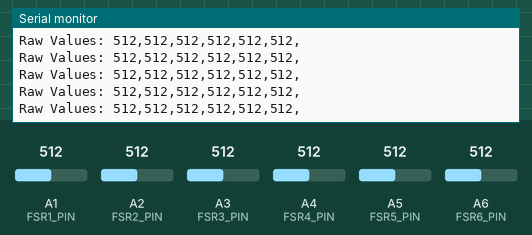
Recording of a sketch running on a simulated Arduino Nano, built with avr-gcc and run on an emulated ATmega328P. Shown: the last lines printed to the serial monitor. The inputs (shaded band) are chosen by the test bench; at power-on: A4 (FSR4_PIN) = 512, A1 (FSR1_PIN) = 512, A2 (FSR2_PIN) = 512, A3 (FSR3_PIN) = 512, A5 (FSR5_PIN) = 512, A6 (FSR6_PIN) = 512.

Above: at 6.7 s.
6.8 s: A4 (FSR4_PIN) set to 108
At 7.04 s:
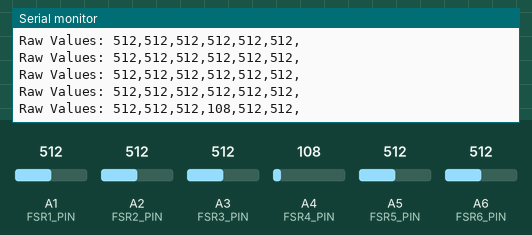
9.8 s: A4 (FSR4_PIN) set to 94
At 9.94 s:
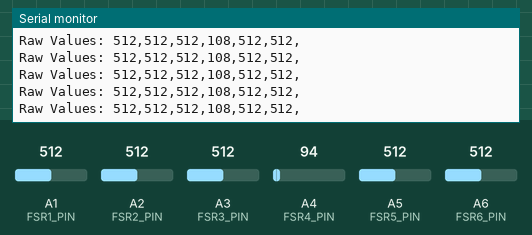
Timing chart, 0 to 12.8 s (numbered marks = the images above; inputs shaded):
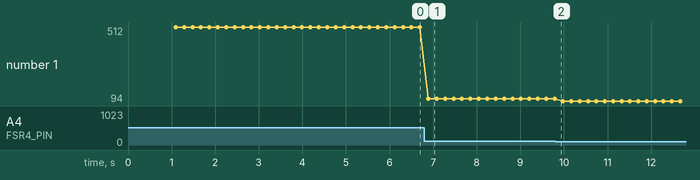

The sketch:

bluetooth.ino
```cpp
#include <SoftwareSerial.h>

// HC-06 Bluetooth module connection
// For Arduino Mega 2560, use different pins than Arduino Uno
// recommended to use pins 10-11 for SoftwareSerial
SoftwareSerial bluetooth(10, 11); // RX (pin 10), TX (pin 11)

// FSR pins on Mega 2560
const int FSR1_PIN = A1;
const int FSR2_PIN = A2;
const int FSR3_PIN = A3;
const int FSR4_PIN = A4;
const int FSR5_PIN = A5;
const int FSR6_PIN = A6;

// Variables to store FSR readings
int fsrReadings[6];

// Constants for data processing
const int NUM_SAMPLES = 5;        // Number of samples for smoothing
const int SEND_INTERVAL = 100;    // Send data every 100ms
const char DELIMITER = ',';       // Delimiter for data
const char START_MARKER = '<';    // Start marker for data packet
const char END_MARKER = '>';      // End marker for data packet

unsigned long lastSendTime = 0;

void setup() {
  // Initialize Serial for debugging
  Serial.begin(9600);

  // Initialize Bluetooth communication
  // HC-06 typically uses 9600 baud rate by default
  bluetooth.begin(9600);

  // Optional: Add a startup delay to ensure stable initialization
  delay(1000);

  Serial.println("FSR Posture Detection System Started");
}

// Function to read and smooth FSR values
int smoothFSRReading(int pin) {
  long sum = 0;

  // Take multiple samples and average them
  for(int i = 0; i < NUM_SAMPLES; i++) {
    sum += analogRead(pin);
    delay(2);  // Short delay between readings
  }

  return sum / NUM_SAMPLES;
}

// Function to map FSR readings to a 0-100 scale
int normalizeFSRReading(int reading) {
  // Map the FSR reading (typically 0-1023) to 0-100
  // Adjust the input range based on your FSR characteristics
  int normalizedValue = map(reading, 0, 1023, 0, 100);

  // Constrain the value to ensure it stays within 0-100
  return constrain(normalizedValue, 0, 100);
}

void loop() {
  // Check if it's time to send new data
  if (millis() - lastSendTime >= SEND_INTERVAL) {
    // Read all FSR sensors
    fsrReadings[0] = smoothFSRReading(FSR1_PIN);
    fsrReadings[1] = smoothFSRReading(FSR2_PIN);
    fsrReadings[2] = smoothFSRReading(FSR3_PIN);
    fsrReadings[3] = smoothFSRReading(FSR4_PIN);
    fsrReadings[4] = smoothFSRReading(FSR5_PIN);
    fsrReadings[5] = smoothFSRReading(FSR6_PIN);

    // Start the data packet
    bluetooth.print(START_MARKER);

    // Send normalized readings
    for(int i = 0; i < 6; i++) {
      // Normalize the reading
      // int normalizedReading = normalizeFSRReading();

      // Send the normalized value
      bluetooth.print(fsrReadings[i]);

      // Add delimiter if not the last value
      if(i < 5) {
        bluetooth.print(DELIMITER);
      }
    }

    // End the data packet
    bluetooth.println(END_MARKER);

    // Debug output to Serial Monitor
    Serial.print("Raw Values: ");
    for(int i = 0; i < 6; i++) {
      Serial.print(fsrReadings[i]);
      Serial.print(DELIMITER);
    }
    Serial.println();

    // Serial.print("Normalized Values: ");
    // for(int i = 0; i < 6; i++) {
    //   Serial.print(normalizeFSRReading(fsrReadings[i]));
    //   Serial.print(DELIMITER);
    // }
    // Serial.println();

    // Update last send time
    lastSendTime = millis();
  }
}
```

Measured:
- after the input at 6.8 s, the serial monitor: prints a new line after 0.09 s (image 1)
- plotted number 1: 512 → 108 after the input at 6.8 s, 108 → 94 after the input at 9.8 s
